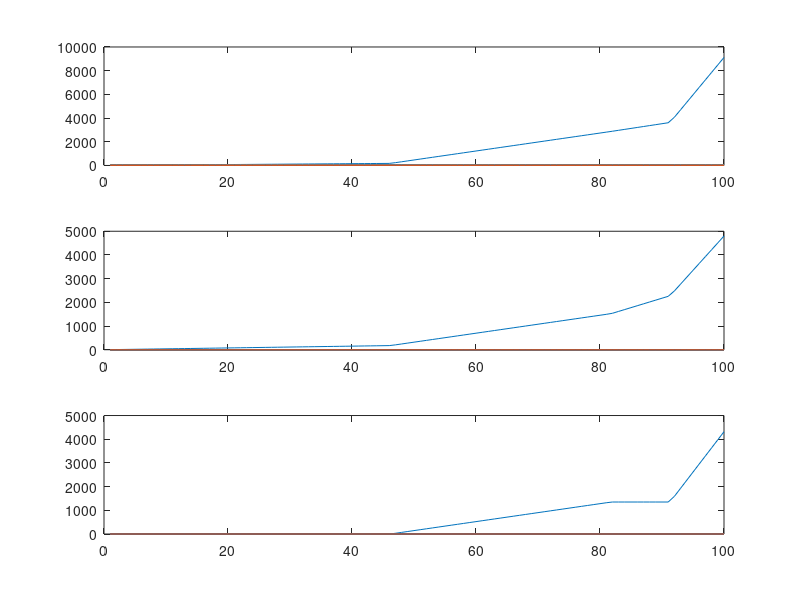

MATLAB code to generate this figure:
function [ X ] = Pers()
%fonction RespPerso
A=[
    1 2 1 5 0 2;
    2 2 1 2 2 1;
    1 0 3 2 2 0;
    8 15 0 5 0 10;
    7 1 2 15 7 12;
    8 1 11 0 10 25;
    2 10 5 4 13 7;
    5 0 0 7 10 25;
    5 3 5 8 0 7;
    5 5 3 12 8 0;
    1 1 1 1 1 1;
    -1 -1 -1 -1 -1 -1; %(-) Car superieur ou egal 
];

R = zeros(100);
R3 = zeros(100);
R5 = zeros(100);
for i=1:100
    
    B = [350; 620; 485; 4800; 4800; 4800; 4800; 4800; 4800; 4800; 378.8; -(i/100)*378.8];
    lb = [0;0;0;0;0;0;];

    f=[13;1;11;7;20;50];
    x = linprog(f, A, B,[],[],lb,[]);
    R(i) = f'*x;
    
    f=[8;1;11;0;10;25];
    R3(i) = f'*x;
    
    f=[5;0;0;7;10;25];
    R5(i) = f'*x;
    
end

subplot(3,1,1), plot(R)
subplot(3,1,2), plot(R3)
subplot(3,1,3), plot(R5)


%solution optimale
    B = [350; 620; 485; 4800; 4800; 4800; 4800; 4800; 4800; 4800; 378.8; -(82/100)*378.8];
    lb = [0;0;0;0;0;0;];

    f=[13;1;11;7;20;50];
    x = linprog(f, A, B,[],[],lb,[]);
    f'*x
    
    f=[8;1;11;0;10;25];
    f'*x
    
    f=[5;0;0;7;10;25];
    f'*x
    
    x
end

